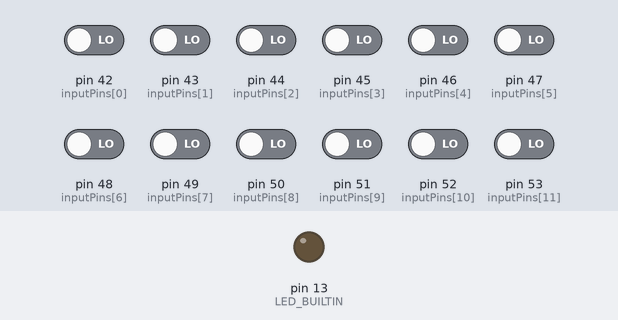
Bench run of a sketch on a simulated Arduino Mega 2560, built with avr-gcc and run on an emulated ATmega2560. On the bench: output pins drawn as LEDs (lit = HIGH). The test bench sets the inputs (shaded band); at power-on: pin 42 (inputPins[0]), pin 43 (inputPins[1]), pin 44 (inputPins[2]), pin 45 (inputPins[3]), pin 46 (inputPins[4]), pin 47 (inputPins[5]), pin 48 (inputPins[6]), pin 49 (inputPins[7]), pin 50 (inputPins[8]), pin 51 (inputPins[9]), pin 52 (inputPins[10]), pin 53 (inputPins[11]) LOW.

Above: at 1.2 s.
1.3 s: pin 42 (inputPins[0]) driven HIGH
At 1.9 s:
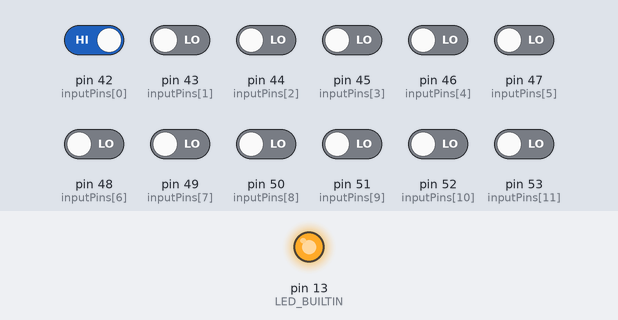
2.8 s: pin 42 (inputPins[0]) driven LOW
At 3.1 s:
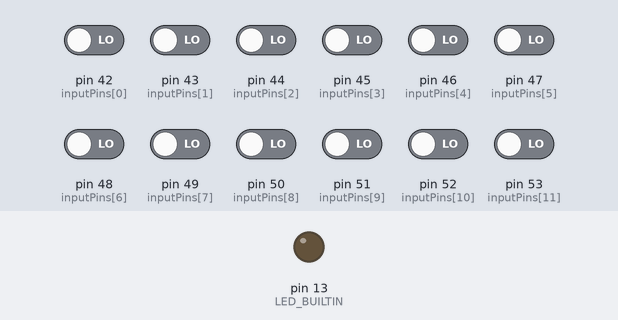
4.3 s: pin 43 (inputPins[1]) driven HIGH
At 5.5 s:
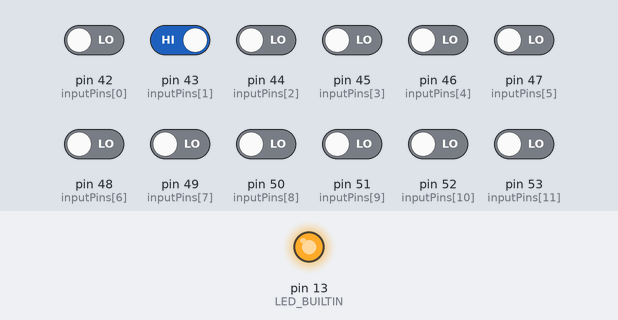
Timing chart, 0 to 7.3 s (numbered marks = the images above; inputs shaded):
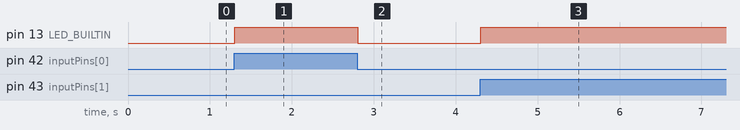

The sketch:

pinTest.ino
```cpp
// 定義輸入腳位範圍
//const int inputPins[] = {2,3,4,5,6,7,8,9,10,11,12,13};
//const int inputPins[] = {22,23,24,25,26,27,28,29,30,31,
//                         32,33,34,35,36,37,38,39,40,41};
const int inputPins[] = {42,43,44,45,46,47,48,49,50,51,
                         52,53};
const int numInputPins = sizeof(inputPins) / sizeof(inputPins[0]);

void setup() {
  // 設定輸入腳位為輸入模式
  for (int i = 0; i < numInputPins; i++) {
    pinMode(inputPins[i], INPUT);
  }

  // 設定內建LED為輸出模式
  pinMode(LED_BUILTIN, OUTPUT);
  digitalWrite(LED_BUILTIN, LOW);
}

void loop() {
  bool inputHigh = false;

  for (int i = 0; i < numInputPins; i++) {
    digitalWrite(inputPins[i], LOW);
  }

  // 檢查所有輸入腳位是否有HIGH訊號
  for (int i = 0; i < numInputPins; i++) {
    if (digitalRead(inputPins[i]) == HIGH) {
      inputHigh = true;
      break;
    }
  }

   //如果任意輸入腳位為HIGH，點亮內建LED
  if (inputHigh) {
    digitalWrite(LED_BUILTIN, HIGH);
  } else {
    digitalWrite(LED_BUILTIN, LOW);
  }

  // 為了防止過度快速的迴圈，加入短暫的延遲
  delay(50);
}
```

Measured:
- after the input at 1.3 s, pin 13 (LED_BUILTIN): LOW → HIGH at once
- after the input at 2.8 s, pin 13 (LED_BUILTIN): HIGH → LOW at once
- after the input at 4.3 s, pin 13 (LED_BUILTIN): LOW → HIGH at once
